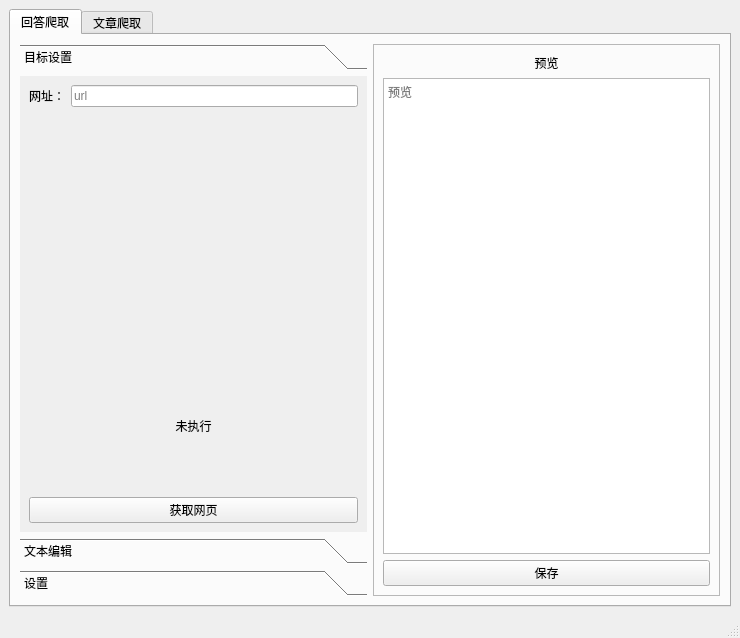
<?xml version="1.0" encoding="UTF-8"?>
<ui version="4.0">
 <class>MainWindow</class>
 <widget class="QMainWindow" name="MainWindow">
  <property name="geometry">
   <rect>
    <x>0</x>
    <y>0</y>
    <width>740</width>
    <height>638</height>
   </rect>
  </property>
  <property name="windowTitle">
   <string>知乎爬虫</string>
  </property>
  <property name="windowOpacity">
   <double>1.000000000000000</double>
  </property>
  <widget class="QWidget" name="centralwidget">
   <layout class="QHBoxLayout" name="horizontalLayout">
    <item>
     <widget class="QTabWidget" name="tabWidget">
      <property name="styleSheet">
       <string notr="true"/>
      </property>
      <property name="currentIndex">
       <number>0</number>
      </property>
      <widget class="QWidget" name="tabWidgetPage_ans">
       <attribute name="title">
        <string>回答爬取</string>
       </attribute>
       <layout class="QHBoxLayout" name="horizontalLayout_2">
        <item>
         <widget class="QToolBox" name="toolBox_answer">
          <property name="maximumSize">
           <size>
            <width>400</width>
            <height>16777215</height>
           </size>
          </property>
          <property name="styleSheet">
           <string notr="true"/>
          </property>
          <property name="frameShape">
           <enum>QFrame::NoFrame</enum>
          </property>
          <property name="currentIndex">
           <number>0</number>
          </property>
          <widget class="QWidget" name="page_target_ans">
           <property name="geometry">
            <rect>
             <x>0</x>
             <y>0</y>
             <width>346</width>
             <height>442</height>
            </rect>
           </property>
           <attribute name="label">
            <string>目标设置</string>
           </attribute>
           <layout class="QVBoxLayout" name="verticalLayout_3">
            <item>
             <layout class="QHBoxLayout" name="horizontalLayout_4">
              <item>
               <widget class="QLabel" name="label_url_ans">
                <property name="text">
                 <string>网址：</string>
                </property>
               </widget>
              </item>
              <item>
               <widget class="QLineEdit" name="lineEdit_url_ans">
                <property name="placeholderText">
                 <string>url</string>
                </property>
               </widget>
              </item>
             </layout>
            </item>
            <item>
             <spacer name="verticalSpacer">
              <property name="orientation">
               <enum>Qt::Vertical</enum>
              </property>
              <property name="sizeHint" stdset="0">
               <size>
                <width>20</width>
                <height>304</height>
               </size>
              </property>
             </spacer>
            </item>
            <item>
             <widget class="QLabel" name="label_sig_ans">
              <property name="text">
               <string>未执行</string>
              </property>
              <property name="alignment">
               <set>Qt::AlignCenter</set>
              </property>
             </widget>
            </item>
            <item>
             <spacer name="verticalSpacer_2">
              <property name="orientation">
               <enum>Qt::Vertical</enum>
              </property>
              <property name="sizeHint" stdset="0">
               <size>
                <width>20</width>
                <height>40</height>
               </size>
              </property>
             </spacer>
            </item>
            <item>
             <widget class="QPushButton" name="pushButton_get_ans">
              <property name="text">
               <string>获取网页</string>
              </property>
             </widget>
            </item>
           </layout>
          </widget>
          <widget class="QWidget" name="page_edit_ans">
           <property name="geometry">
            <rect>
             <x>0</x>
             <y>0</y>
             <width>346</width>
             <height>442</height>
            </rect>
           </property>
           <attribute name="label">
            <string>文本编辑</string>
           </attribute>
           <layout class="QVBoxLayout" name="verticalLayout_2">
            <item>
             <widget class="QTextEdit" name="textEdit_model_ans">
              <property name="placeholderText">
               <string>编辑模板</string>
              </property>
             </widget>
            </item>
            <item>
             <widget class="QPushButton" name="pushButton_importmodel_ans">
              <property name="text">
               <string>导入已有模板</string>
              </property>
             </widget>
            </item>
            <item>
             <widget class="QPushButton" name="pushButton_exportmodel_ans">
              <property name="text">
               <string>存为模板</string>
              </property>
             </widget>
            </item>
           </layout>
          </widget>
          <widget class="QWidget" name="page_set_ans">
           <property name="geometry">
            <rect>
             <x>0</x>
             <y>0</y>
             <width>346</width>
             <height>442</height>
            </rect>
           </property>
           <attribute name="label">
            <string>设置</string>
           </attribute>
           <layout class="QVBoxLayout" name="verticalLayout_4">
            <item>
             <widget class="QGroupBox" name="groupBox_set_ans">
              <property name="title">
               <string>模板设置</string>
              </property>
              <layout class="QVBoxLayout" name="verticalLayout_6">
               <item>
                <widget class="QTableWidget" name="tableWidget_sub_ans">
                 <property name="autoScrollMargin">
                  <number>16</number>
                 </property>
                 <attribute name="horizontalHeaderVisible">
                  <bool>true</bool>
                 </attribute>
                 <attribute name="horizontalHeaderCascadingSectionResizes">
                  <bool>false</bool>
                 </attribute>
                 <attribute name="horizontalHeaderDefaultSectionSize">
                  <number>200</number>
                 </attribute>
                 <attribute name="horizontalHeaderHighlightSections">
                  <bool>true</bool>
                 </attribute>
                 <attribute name="horizontalHeaderShowSortIndicator" stdset="0">
                  <bool>false</bool>
                 </attribute>
                 <attribute name="verticalHeaderVisible">
                  <bool>true</bool>
                 </attribute>
                 <attribute name="verticalHeaderDefaultSectionSize">
                  <number>30</number>
                 </attribute>
                 <row>
                  <property name="text">
                   <string>问题标题</string>
                  </property>
                 </row>
                 <row>
                  <property name="text">
                   <string>问题叙述</string>
                  </property>
                 </row>
                 <row>
                  <property name="text">
                   <string>作者信息</string>
                  </property>
                 </row>
                 <row>
                  <property name="text">
                   <string>回答正文</string>
                  </property>
                 </row>
                 <row>
                  <property name="text">
                   <string>回答时间</string>
                  </property>
                 </row>
                 <row>
                  <property name="text">
                   <string>tag列表</string>
                  </property>
                 </row>
                 <row>
                  <property name="text">
                   <string>赞数</string>
                  </property>
                 </row>
                 <row>
                  <property name="text">
                   <string>评论数</string>
                  </property>
                 </row>
                 <row>
                  <property name="text">
                   <string>url</string>
                  </property>
                 </row>
                 <column>
                  <property name="text">
                   <string>对应内容</string>
                  </property>
                 </column>
                 <item row="0" column="0">
                  <property name="text">
                   <string/>
                  </property>
                 </item>
                 <item row="1" column="0">
                  <property name="text">
                   <string/>
                  </property>
                 </item>
                 <item row="2" column="0">
                  <property name="text">
                   <string/>
                  </property>
                 </item>
                 <item row="3" column="0">
                  <property name="text">
                   <string/>
                  </property>
                 </item>
                 <item row="4" column="0">
                  <property name="text">
                   <string/>
                  </property>
                 </item>
                 <item row="5" column="0">
                  <property name="text">
                   <string/>
                  </property>
                 </item>
                 <item row="6" column="0">
                  <property name="text">
                   <string/>
                  </property>
                 </item>
                </widget>
               </item>
               <item>
                <widget class="QPushButton" name="pushButton_setmodel_ans">
                 <property name="text">
                  <string>设置模板</string>
                 </property>
                </widget>
               </item>
              </layout>
             </widget>
            </item>
            <item>
             <widget class="Line" name="line_ans">
              <property name="orientation">
               <enum>Qt::Horizontal</enum>
              </property>
             </widget>
            </item>
            <item>
             <widget class="QGroupBox" name="groupBox_file_ans">
              <property name="title">
               <string>导出文件</string>
              </property>
              <layout class="QVBoxLayout" name="verticalLayout_5">
               <item>
                <layout class="QHBoxLayout" name="horizontalLayout_3">
                 <item>
                  <widget class="QLineEdit" name="lineEdit_filename_ans">
                   <property name="placeholderText">
                    <string>文件名</string>
                   </property>
                  </widget>
                 </item>
                 <item>
                  <widget class="QComboBox" name="comboBox_filetype_ans">
                   <item>
                    <property name="text">
                     <string>.md</string>
                    </property>
                   </item>
                   <item>
                    <property name="text">
                     <string>.txt</string>
                    </property>
                   </item>
                  </widget>
                 </item>
                </layout>
               </item>
               <item>
                <layout class="QHBoxLayout" name="horizontalLayout_5">
                 <item>
                  <widget class="QCommandLinkButton" name="commandLinkButton_filedir_ans">
                   <property name="styleSheet">
                    <string notr="true">QCommandLinkButton {
	font: 9pt;
}</string>
                   </property>
                   <property name="text">
                    <string>文件夹路径</string>
                   </property>
                   <property name="iconSize">
                    <size>
                     <width>0</width>
                     <height>0</height>
                    </size>
                   </property>
                  </widget>
                 </item>
                 <item>
                  <widget class="QPushButton" name="pushButton_setdir_ans">
                   <property name="maximumSize">
                    <size>
                     <width>80</width>
                     <height>16777215</height>
                    </size>
                   </property>
                   <property name="text">
                    <string>更改文件夹</string>
                   </property>
                  </widget>
                 </item>
                </layout>
               </item>
              </layout>
             </widget>
            </item>
           </layout>
          </widget>
         </widget>
        </item>
        <item>
         <widget class="QFrame" name="frame_preview_ans">
          <property name="styleSheet">
           <string notr="true"/>
          </property>
          <property name="frameShape">
           <enum>QFrame::StyledPanel</enum>
          </property>
          <property name="frameShadow">
           <enum>QFrame::Raised</enum>
          </property>
          <layout class="QVBoxLayout" name="verticalLayout">
           <item>
            <widget class="QLabel" name="label_preview_ans">
             <property name="text">
              <string>预览</string>
             </property>
             <property name="alignment">
              <set>Qt::AlignCenter</set>
             </property>
            </widget>
           </item>
           <item>
            <widget class="QTextEdit" name="textEdit_preview_ans">
             <property name="readOnly">
              <bool>true</bool>
             </property>
             <property name="markdown">
              <string/>
             </property>
             <property name="placeholderText">
              <string>预览</string>
             </property>
            </widget>
           </item>
           <item>
            <widget class="QPushButton" name="pushButton_savefile_ans">
             <property name="text">
              <string>保存</string>
             </property>
            </widget>
           </item>
          </layout>
         </widget>
        </item>
       </layout>
      </widget>
      <widget class="QWidget" name="tabWidgetPage_art">
       <attribute name="title">
        <string>文章爬取</string>
       </attribute>
       <layout class="QHBoxLayout" name="horizontalLayout_9">
        <item>
         <widget class="QToolBox" name="toolBox_article">
          <property name="maximumSize">
           <size>
            <width>400</width>
            <height>16777215</height>
           </size>
          </property>
          <property name="styleSheet">
           <string notr="true"/>
          </property>
          <property name="frameShape">
           <enum>QFrame::NoFrame</enum>
          </property>
          <property name="currentIndex">
           <number>0</number>
          </property>
          <widget class="QWidget" name="page_target_art">
           <property name="geometry">
            <rect>
             <x>0</x>
             <y>0</y>
             <width>346</width>
             <height>442</height>
            </rect>
           </property>
           <attribute name="label">
            <string>目标设置</string>
           </attribute>
           <layout class="QVBoxLayout" name="verticalLayout_8">
            <item>
             <layout class="QHBoxLayout" name="horizontalLayout_6">
              <item>
               <widget class="QLabel" name="label_url_art">
                <property name="text">
                 <string>网址：</string>
                </property>
               </widget>
              </item>
              <item>
               <widget class="QLineEdit" name="lineEdit_url_art">
                <property name="placeholderText">
                 <string>url</string>
                </property>
               </widget>
              </item>
             </layout>
            </item>
            <item>
             <spacer name="verticalSpacer_3">
              <property name="orientation">
               <enum>Qt::Vertical</enum>
              </property>
              <property name="sizeHint" stdset="0">
               <size>
                <width>20</width>
                <height>304</height>
               </size>
              </property>
             </spacer>
            </item>
            <item>
             <widget class="QLabel" name="label_sig_art">
              <property name="text">
               <string>未执行</string>
              </property>
              <property name="alignment">
               <set>Qt::AlignCenter</set>
              </property>
             </widget>
            </item>
            <item>
             <spacer name="verticalSpacer_4">
              <property name="orientation">
               <enum>Qt::Vertical</enum>
              </property>
              <property name="sizeHint" stdset="0">
               <size>
                <width>20</width>
                <height>40</height>
               </size>
              </property>
             </spacer>
            </item>
            <item>
             <widget class="QPushButton" name="pushButton_get_art">
              <property name="text">
               <string>获取网页</string>
              </property>
             </widget>
            </item>
           </layout>
          </widget>
          <widget class="QWidget" name="page_edit_art">
           <property name="geometry">
            <rect>
             <x>0</x>
             <y>0</y>
             <width>98</width>
             <height>149</height>
            </rect>
           </property>
           <attribute name="label">
            <string>文本编辑</string>
           </attribute>
           <layout class="QVBoxLayout" name="verticalLayout_9">
            <item>
             <widget class="QTextEdit" name="textEdit_model_art">
              <property name="placeholderText">
               <string>编辑模板</string>
              </property>
             </widget>
            </item>
            <item>
             <widget class="QPushButton" name="pushButton_importmodel_art">
              <property name="text">
               <string>导入已有模板</string>
              </property>
             </widget>
            </item>
            <item>
             <widget class="QPushButton" name="pushButton_exportmodel_art">
              <property name="text">
               <string>存为模板</string>
              </property>
             </widget>
            </item>
           </layout>
          </widget>
          <widget class="QWidget" name="page_set_art">
           <property name="geometry">
            <rect>
             <x>0</x>
             <y>0</y>
             <width>273</width>
             <height>392</height>
            </rect>
           </property>
           <attribute name="label">
            <string>设置</string>
           </attribute>
           <layout class="QVBoxLayout" name="verticalLayout_10">
            <item>
             <widget class="QGroupBox" name="groupBox_set_art">
              <property name="title">
               <string>模板设置</string>
              </property>
              <layout class="QVBoxLayout" name="verticalLayout_11">
               <item>
                <widget class="QTableWidget" name="tableWidget_sub_art">
                 <property name="autoScrollMargin">
                  <number>16</number>
                 </property>
                 <attribute name="horizontalHeaderVisible">
                  <bool>true</bool>
                 </attribute>
                 <attribute name="horizontalHeaderCascadingSectionResizes">
                  <bool>false</bool>
                 </attribute>
                 <attribute name="horizontalHeaderDefaultSectionSize">
                  <number>200</number>
                 </attribute>
                 <attribute name="horizontalHeaderHighlightSections">
                  <bool>true</bool>
                 </attribute>
                 <attribute name="horizontalHeaderShowSortIndicator" stdset="0">
                  <bool>false</bool>
                 </attribute>
                 <attribute name="verticalHeaderVisible">
                  <bool>true</bool>
                 </attribute>
                 <attribute name="verticalHeaderDefaultSectionSize">
                  <number>30</number>
                 </attribute>
                 <row>
                  <property name="text">
                   <string>背景图</string>
                  </property>
                 </row>
                 <row>
                  <property name="text">
                   <string>文章标题</string>
                  </property>
                 </row>
                 <row>
                  <property name="text">
                   <string>作者信息</string>
                  </property>
                 </row>
                 <row>
                  <property name="text">
                   <string>文章正文</string>
                  </property>
                 </row>
                 <row>
                  <property name="text">
                   <string>时间信息</string>
                  </property>
                 </row>
                 <row>
                  <property name="text">
                   <string>tag列表</string>
                  </property>
                 </row>
                 <row>
                  <property name="text">
                   <string>赞数</string>
                  </property>
                 </row>
                 <row>
                  <property name="text">
                   <string>评论数</string>
                  </property>
                 </row>
                 <row>
                  <property name="text">
                   <string>url</string>
                  </property>
                 </row>
                 <column>
                  <property name="text">
                   <string>对应内容</string>
                  </property>
                 </column>
                 <item row="0" column="0">
                  <property name="text">
                   <string/>
                  </property>
                 </item>
                 <item row="1" column="0">
                  <property name="text">
                   <string/>
                  </property>
                 </item>
                 <item row="2" column="0">
                  <property name="text">
                   <string/>
                  </property>
                 </item>
                 <item row="3" column="0">
                  <property name="text">
                   <string/>
                  </property>
                 </item>
                 <item row="4" column="0">
                  <property name="text">
                   <string/>
                  </property>
                 </item>
                 <item row="5" column="0">
                  <property name="text">
                   <string/>
                  </property>
                 </item>
                 <item row="6" column="0">
                  <property name="text">
                   <string/>
                  </property>
                 </item>
                </widget>
               </item>
               <item>
                <widget class="QPushButton" name="pushButton_setmodel_art">
                 <property name="text">
                  <string>设置模板</string>
                 </property>
                </widget>
               </item>
              </layout>
             </widget>
            </item>
            <item>
             <widget class="Line" name="line_art">
              <property name="orientation">
               <enum>Qt::Horizontal</enum>
              </property>
             </widget>
            </item>
            <item>
             <widget class="QGroupBox" name="groupBox_file_art">
              <property name="title">
               <string>导出文件</string>
              </property>
              <layout class="QVBoxLayout" name="verticalLayout_12">
               <item>
                <layout class="QHBoxLayout" name="horizontalLayout_7">
                 <item>
                  <widget class="QLineEdit" name="lineEdit_filename_art">
                   <property name="placeholderText">
                    <string>文件名</string>
                   </property>
                  </widget>
                 </item>
                 <item>
                  <widget class="QComboBox" name="comboBox_filetype_art">
                   <item>
                    <property name="text">
                     <string>.md</string>
                    </property>
                   </item>
                   <item>
                    <property name="text">
                     <string>.txt</string>
                    </property>
                   </item>
                  </widget>
                 </item>
                </layout>
               </item>
               <item>
                <layout class="QHBoxLayout" name="horizontalLayout_8">
                 <item>
                  <widget class="QCommandLinkButton" name="commandLinkButton_filedir_art">
                   <property name="styleSheet">
                    <string notr="true">QCommandLinkButton {
	font: 9pt;
}</string>
                   </property>
                   <property name="text">
                    <string>文件夹路径</string>
                   </property>
                   <property name="iconSize">
                    <size>
                     <width>0</width>
                     <height>0</height>
                    </size>
                   </property>
                  </widget>
                 </item>
                 <item>
                  <widget class="QPushButton" name="pushButton_setdir_art">
                   <property name="maximumSize">
                    <size>
                     <width>80</width>
                     <height>16777215</height>
                    </size>
                   </property>
                   <property name="text">
                    <string>更改文件夹</string>
                   </property>
                  </widget>
                 </item>
                </layout>
               </item>
              </layout>
             </widget>
            </item>
           </layout>
          </widget>
         </widget>
        </item>
        <item>
         <widget class="QFrame" name="frame_preview_ans_2">
          <property name="styleSheet">
           <string notr="true"/>
          </property>
          <property name="frameShape">
           <enum>QFrame::StyledPanel</enum>
          </property>
          <property name="frameShadow">
           <enum>QFrame::Raised</enum>
          </property>
          <layout class="QVBoxLayout" name="verticalLayout_7">
           <item>
            <widget class="QLabel" name="label_preview_art">
             <property name="text">
              <string>预览</string>
             </property>
             <property name="alignment">
              <set>Qt::AlignCenter</set>
             </property>
            </widget>
           </item>
           <item>
            <widget class="QTextEdit" name="textEdit_preview_art">
             <property name="readOnly">
              <bool>true</bool>
             </property>
             <property name="markdown">
              <string/>
             </property>
             <property name="placeholderText">
              <string>预览</string>
             </property>
            </widget>
           </item>
           <item>
            <widget class="QPushButton" name="pushButton_savefile_art">
             <property name="text">
              <string>保存</string>
             </property>
            </widget>
           </item>
          </layout>
         </widget>
        </item>
       </layout>
      </widget>
     </widget>
    </item>
   </layout>
  </widget>
  <widget class="QMenuBar" name="menubar">
   <property name="geometry">
    <rect>
     <x>0</x>
     <y>0</y>
     <width>740</width>
     <height>22</height>
    </rect>
   </property>
  </widget>
  <widget class="QStatusBar" name="statusbar"/>
 </widget>
 <resources/>
 <connections/>
</ui>
